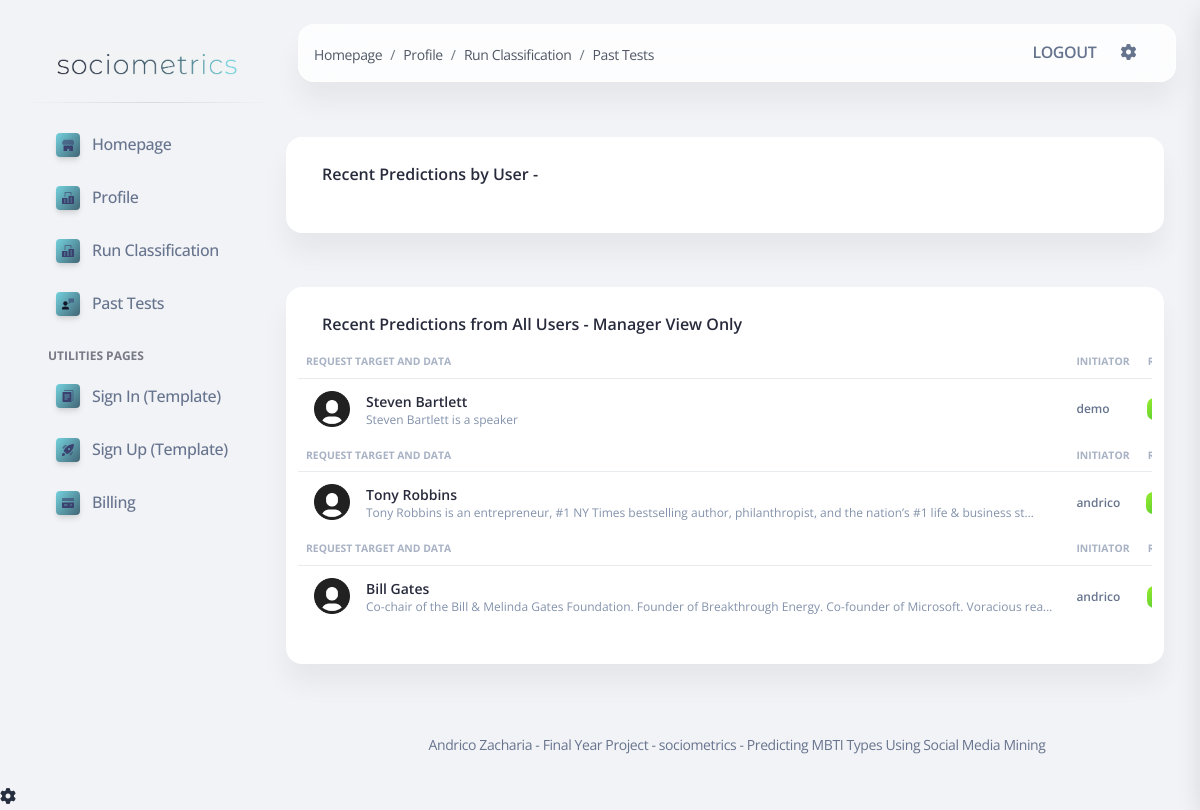
Page /history.html on the earlier database version.
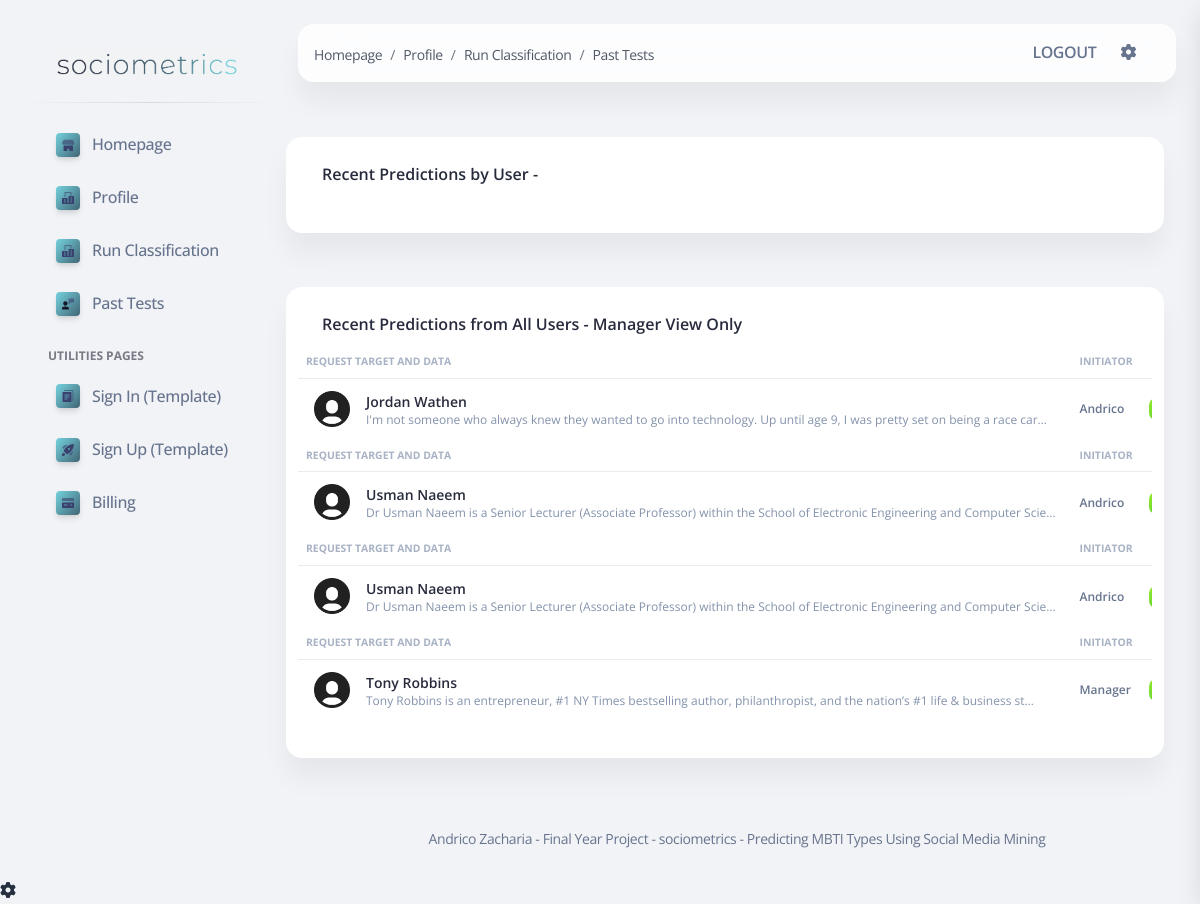
Same page on the later database version.
### apps/home/models.py (models this page shows)
class MBTITest(models.Model):
    initiator = models.ForeignKey(User, on_delete=models.CASCADE)
    target = models.TextField()
    input = models.TextField()
    date = models.DateTimeField()
    type = models.TextField(max_length=4)
    probability = models.DecimalField(decimal_places=2, max_digits=4, default=00.00)
    profile_picture_url = models.TextField(default="/static/assets/img/team-2.jpg")

### apps/home/views.py (the view)
# urls.py: path('history.html', views.mbti_detail_view),
def mbti_detail_view(request):
    allMBTITests = MBTITest.objects.all().order_by('-date')
    context = {
        "allMBTITests": allMBTITests,
    }
    return render(request, 'home/history.html', context)

### apps/templates/home/history.html (shortened to what this page needs)
{% extends 'layouts/base.html' %}
{% block content %}
  <div class="container-fluid py-4">
      <div class="row">
          <div class="row">
            <div class="card mb-4">
              <div class="card-header pb-0">
                <h6>Recent Predictions by User - {{ user.get_username }}</h6>
              </div>
              <div class="card-body px-0 pt-0 pb-2">
              </div>
            </div>
          </div>
      </div>
    <div class="row">
      <div class="row">
        <div class="card mb-4">
          <div class="card-header pb-0">
            <h6>Recent Predictions from All Users - Manager View Only</h6>
          </div>
          <div class="card-body px-0 pt-0 pb-2">
            <div class="table-responsive p-0">
              <table class="table align-items-center mb-0">
                <tbody>
                {% for test in allMBTITests %}
                   <tr>
                        <th class="text-uppercase text-secondary text-xxs font-weight-bolder opacity-7">Request Target and Data</th>
                        <th class="text-uppercase text-secondary text-xxs font-weight-bolder opacity-7 ps-2">Initiator</th>
                        <th class="text-center text-uppercase text-secondary text-xxs font-weight-bolder opacity-7">Result</th>
                      </tr>
                    </tbody>
                    <tbody>
                      <tr>
                        <td>
                          <div class="d-flex px-2 py-1">
                            <div>
                              <img src="/static/assets/img/profileHolder.png" class="avatar avatar-sm me-3">
                            </div>
                            <div class="d-flex flex-column justify-content-center">
                              <h6 class="mb-0 text-sm">{{ test.target }}</h6>
                              <p class="text-xs text-secondary mb-0">{{ test.input|truncatechars:120 }}</p>
                            </div>
                          </div>
                        </td>
                        <td>
                          <p class="text-xs font-weight-bold mb-0">{{ test.initiator }}</p>
                        </td>
                        <td class="align-middle text-center mb-0 text-sm">
                          <span class="badge badge-sm bg-gradient-success">{{ test.type }}</span>
                        </td>
                      </tr>
                    </tbody>
                {% endfor %}
              </table>
            </div>
          </div>
        </div>
      </div>
    </div>
    {% include "includes/footer.html" %}
{% endblock content %}

### apps/templates/layouts/base.html (shortened to what this page needs)
<!DOCTYPE html>
<html lang="en">
<head>
  <link href="/static/assets/css/nucleo-icons.css" rel="stylesheet" />
  <link href="/static/assets/css/nucleo-svg.css" rel="stylesheet" />
  <link href="/static/assets/css/nucleo-svg.css" rel="stylesheet" />
  <link id="pagestyle" href="/static/assets/css/soft-ui-dashboard.css?v=1.0.0" rel="stylesheet" />
</head>
<body class="g-sidenav-show bg-gray-100">
  {% include "includes/sidebar.html" %}
  <main class="main-content mt-4 border-radius-lg">
    {% include "includes/navigation.html" %}
    {% block content %}{% endblock content %}
  </main>
  {% include "includes/fixed-plugin.html" %}
</body>
</html>

### apps/templates/includes/sidebar.html (shortened to what this page needs)
  <aside class="sidenav navbar navbar-vertical navbar-expand-xs border-0 border-radius-xl my-4 fixed-left ms-4" id="sidenav-main">
    <div class="sidenav-header">
        <a class="navbar-brand m-0" href="/">
            <img src="/static/assets/img/illustrations/small_logo_greybg.png" width="182px`" height="25px">
        </a>
    </div>
    <hr class="horizontal dark mt-0">
    <div class="collapse navbar-collapse  w-auto" id="sidenav-collapse-main">
      <ul class="navbar-nav">
        <li class="nav-item mb-1">
          <a class="nav-link {% if 'index' in segment %} active {% endif %}" href="/">
            <div class="icon icon-shape icon-xs shadow border-radius-sm bg-gradient-light text-center me-2 d-flex align-items-center justify-content-center">
            </div>
            <span class="nav-link-text ms-1">Homepage</span>
          </a>
        </li>
        <li class="nav-item mb-1">
          <a class="nav-link {% if 'profile' in segment %} active {% endif %}" href="/profile.html">
            <div class="icon icon-shape icon-xs shadow border-radius-sm bg-gradient-light text-center me-2 d-flex align-items-center justify-content-center">
            </div>
            <span class="nav-link-text ms-1">Profile</span>
          </a>
        </li>
          <li class="nav-item mb-1">
          <a class="nav-link {% if 'classify-user' in segment %} active {% endif %}" href="/classify-user.html">
            <div class="icon icon-shape icon-xs shadow border-radius-sm bg-gradient-light text-center me-2 d-flex align-items-center justify-content-center">
            </div>
            <span class="nav-link-text ms-1">Run Classification</span>
          </a>
          <li class="nav-item mb-1">
          <a class="nav-link {% if 'history' in segment %} active {% endif %}" href="/history.html">
            <div class="icon icon-shape icon-xs shadow border-radius-sm bg-gradient-light text-center me-2 d-flex align-items-center justify-content-center">
            </div>
            <span class="nav-link-text ms-1">Past Tests</span>
          </a>
        </li>
        <li class="nav-item mt-3">
          <h6 class="ps-4 text-uppercase text-xs font-weight-bolder opacity-6">Utilities pages</h6>
        </li>
        <li class="nav-item mb-1">
          <a class="nav-link  " href="/sign-in.html">
            <div class="icon icon-shape icon-xs shadow border-radius-sm bg-gradient-light text-center me-2 d-flex align-items-center justify-content-center">
            </div>
            <span class="nav-link-text ms-1">Sign In (Template)</span>
          </a>
        </li>
        <li class="nav-item mb-1">
          <a class="nav-link  " href="/sign-up.html">
            <div class="icon icon-shape icon-xs shadow border-radius-sm bg-gradient-light text-center me-2 d-flex align-items-center justify-content-center">
            </div>
            <span class="nav-link-text ms-1">Sign Up (Template)</span>
          </a>
        </li>
        </li>
        <li class="nav-item mb-1">
          <a class="nav-link {% if 'billing' in segment %} active {% endif %}" href="/billing.html">
            <div class="icon icon-shape icon-xs shadow border-radius-sm bg-gradient-light text-center me-2 d-flex align-items-center justify-content-center">
            </div>
            <span class="nav-link-text ms-1">Billing</span>
          </a>
        </li>
      </ul>
    </div>
  </aside>

### apps/templates/includes/navigation.html (shortened to what this page needs)
  <nav class="navbar navbar-main navbar-expand-lg px-0 mx-4 border-radius-xl position-sticky blur shadow-blur mt-4 left-auto top-1 z-index-sticky" id="navbarBlur" navbar-scroll="true">
    <div class="container-fluid px-3">
        <nav aria-label="breadcrumb">
          <ol class="breadcrumb bg-transparent mb-0 pb-1 px-0 me-sm-6 me-12">
            <li class="breadcrumb-item"><a class="opacity-8 text-dark" href="">Homepage</a></li>
            <li class="breadcrumb-item"><a class="opacity-8 text-dark" href="/profile.html">Profile</a></li>
            <li class="breadcrumb-item"><a class="opacity-8 text-dark" href="/classify-user.html">Run Classification</a></li>
            <li class="breadcrumb-item"><a class="opacity-8 text-dark" href="/history.html">Past Tests</a></li>
          </ol>
        </nav>
        <div class="collapse navbar-collapse me-md-0 me-4" id="navbar">
          <ul class="navbar-nav mb-2 mb-sm-0 ms-sm-auto justify-content-sm-end">
            <li class="nav-item d-flex align-items-center">
              <a href="{% url 'logout' %}"
                 class="nav-link text-body text-uppercase font-weight-bold px-0">
                Logout
              </a>
            </li>
            <li class="nav-item px-4 d-flex align-items-center">
              <a href="javascript:;" class="nav-link text-body p-0">
                <i class="fa fa-cog fixed-plugin-button-nav cursor-pointer"></i>
              </a>
            </li>
              </ul>
        </div>
    </div>
  </nav>

### apps/templates/includes/footer.html (shortened to what this page needs)
<center>
          <footer class="footer pt-3">
            <div class="container-fluid">
                  <a href="" class="nav-link text-muted" target="_blank">Andrico Zacharia - Final Year Project - sociometrics - Predicting MBTI Types Using Social Media Mining</a>
            </div>
          </div>

### apps/templates/includes/fixed-plugin.html (shortened to what this page needs)
  <div class="fixed-plugin">
    <a class="">
      <i class="fa fa-cog text-dark"> </i>
    </a>
  </div>

### apps/static/assets/css/nucleo-svg.css (style rules this page uses)
.icon { display: inline-block; color: #111111; height: 1em; width: 1em; }
.icon-xs { height: 0.5em; width: 0.5em; }
.icon { fill: currentColor; stroke: none; }

Differences in the rows shown:
removed MBTITest: target "Steven Bartlett", input "Steven Bartlett is a speaker", initiator "demo"
removed MBTITest: target "Bill Gates", input "Co-chair of the Bill & Melinda Gates Foundation. Founder of Breakthrough Energy. Co-founder of Microsoft. Voracious rea…", initiator "andrico"
added MBTITest: target "Jordan Wathen", input "I'm not someone who always knew they wanted to go into technology. Up until age 9, I was pretty set on being a race car…", initiator "Andrico"
added MBTITest: target "Usman Naeem", input "Dr Usman Naeem is a Senior Lecturer (Associate Professor) within the School of Electronic Engineering and Computer Scie…", initiator "Andrico"
added MBTITest: target "Usman Naeem", input "Dr Usman Naeem is a Senior Lecturer (Associate Professor) within the School of Electronic Engineering and Computer Scie…", initiator "Andrico"
changed MBTITest "Tony Robbins": initiator "andrico" → "Manager"
